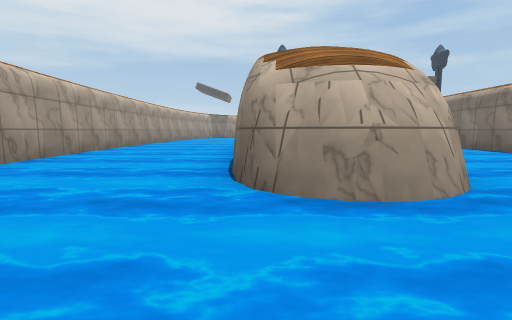
[1] (above)

14 first-person views from a walk through a scene from a Unity 3-D project. The camera is 1.2 m above the floor, tilts 6° down and sees 85° across. The floor is counted in squares, 2 m on a side. Each view is taken from the middle of a square. On the plan, view 1 faces up. The plan holds only what a view shows up to about 9 squares ahead; the rest is blank. The place goes on beyond the plan. Surface patterns are stand-ins for the level's own textures.

[2]
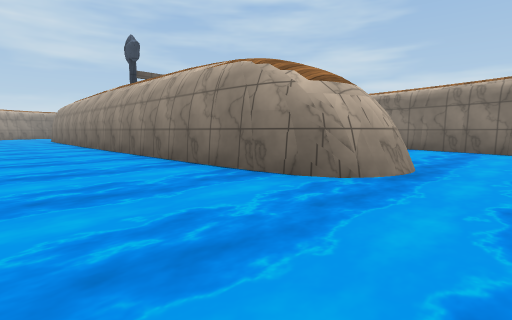

[3]
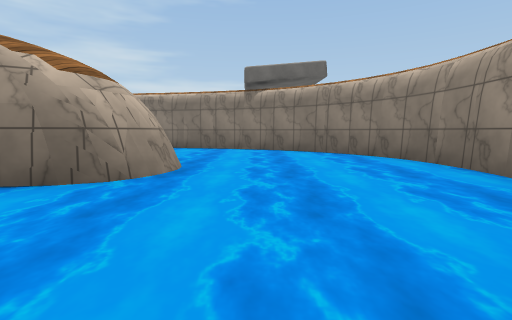

[4]
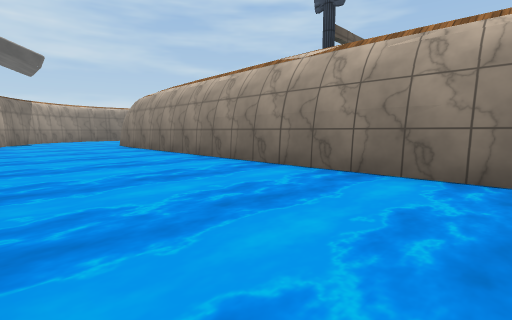

[5]
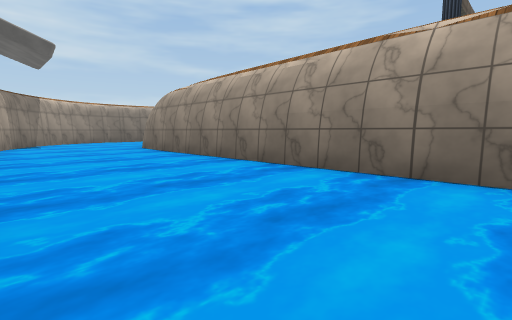

[6]
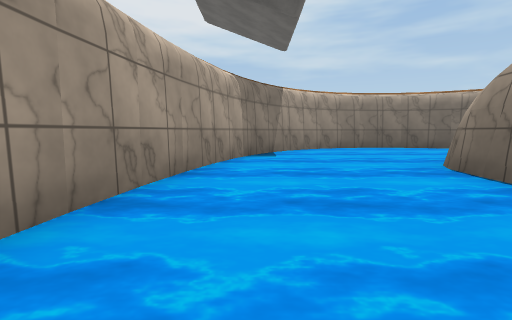

[7]
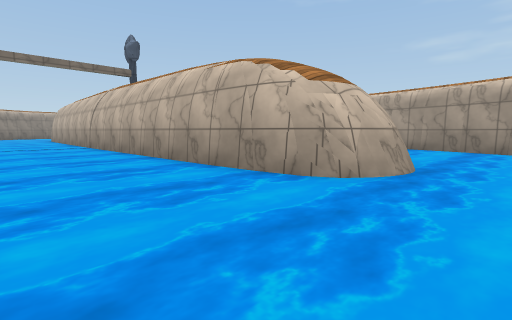

[8]
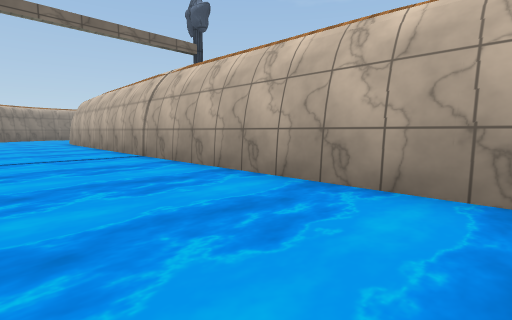

[9]
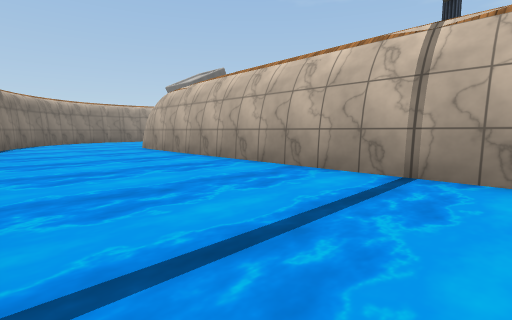

[10]
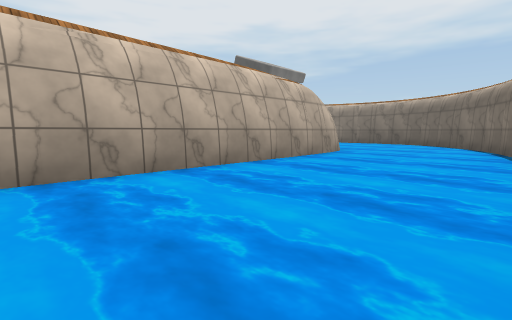

[11]
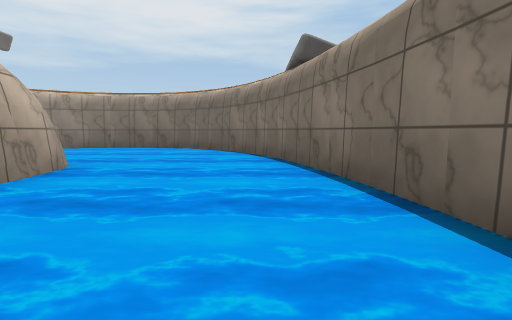

[12]
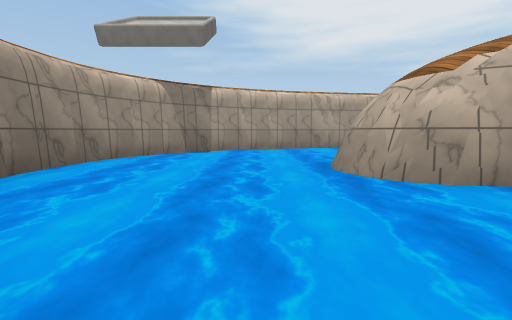

[13]
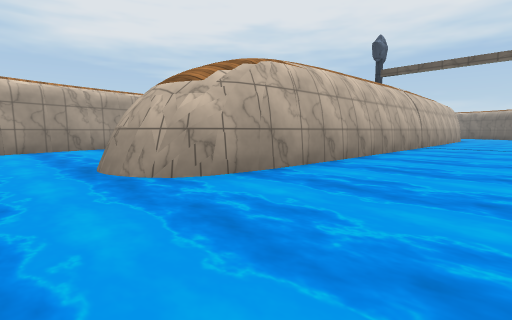

[14]
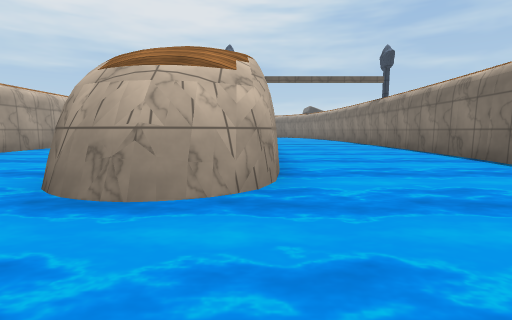

### Floor plan
Key: @ floor where view 1 was taken; # wall or solid block; . floor; ~ water the walk can cross; ^ raised ledge.
Columns run from 5 left of view 1 to 7 right of it. Each row starts with its distance up from view 1.
 24    #######
 23   ##~~~~~##
 22   #~~~~~~~#
 21   ~~~~~~~~~
 20  #~~~~.~~~~#
 19  #~~~###~~~#
 18  #~~~###~~~#
 17  ~~~~###~~~~
 16  ~~~~###~~~~
 15  ~~~~###~~~~
 14  ~~~~###~~~~
 13  ~~~~###~~~~
 12  ~~~~###~~~~
 11  ~~~~###~~~~
 10  ~~~~###~~~~
  9 #~~~~###~~~~
  8 #~~~~###~~~~#
  7 #~~~~###~~~~^
  6 #~~~~###~~~~
  5 #~~~~###~~~~
  4 ##~~~###~~~#
  3  #~~~###~~~#
  2  #~~~~.~~~~#
  1   ~~~~~~~~~
  0   #~~@~~~~#
 -1   ##~~~~~##
 -2    #######

Positions as (right, up) in squares from view 1, and headings:
1: (0, 0), facing up
2: (-3, 1), facing up-right
3: (-3, 1), facing right
4: (-4, 8), facing up-right
5: (-4, 10), facing up-right
6: (-3, 15), facing up
7: (5, 21), facing down-left
8: (5, 17), facing down-left
9: (6, 12), facing down-left
10: (6, 12), facing up-left
11: (5, 15), facing up
12: (5, 1), facing left
13: (5, 1), facing up-left
14: (2, 0), facing up
